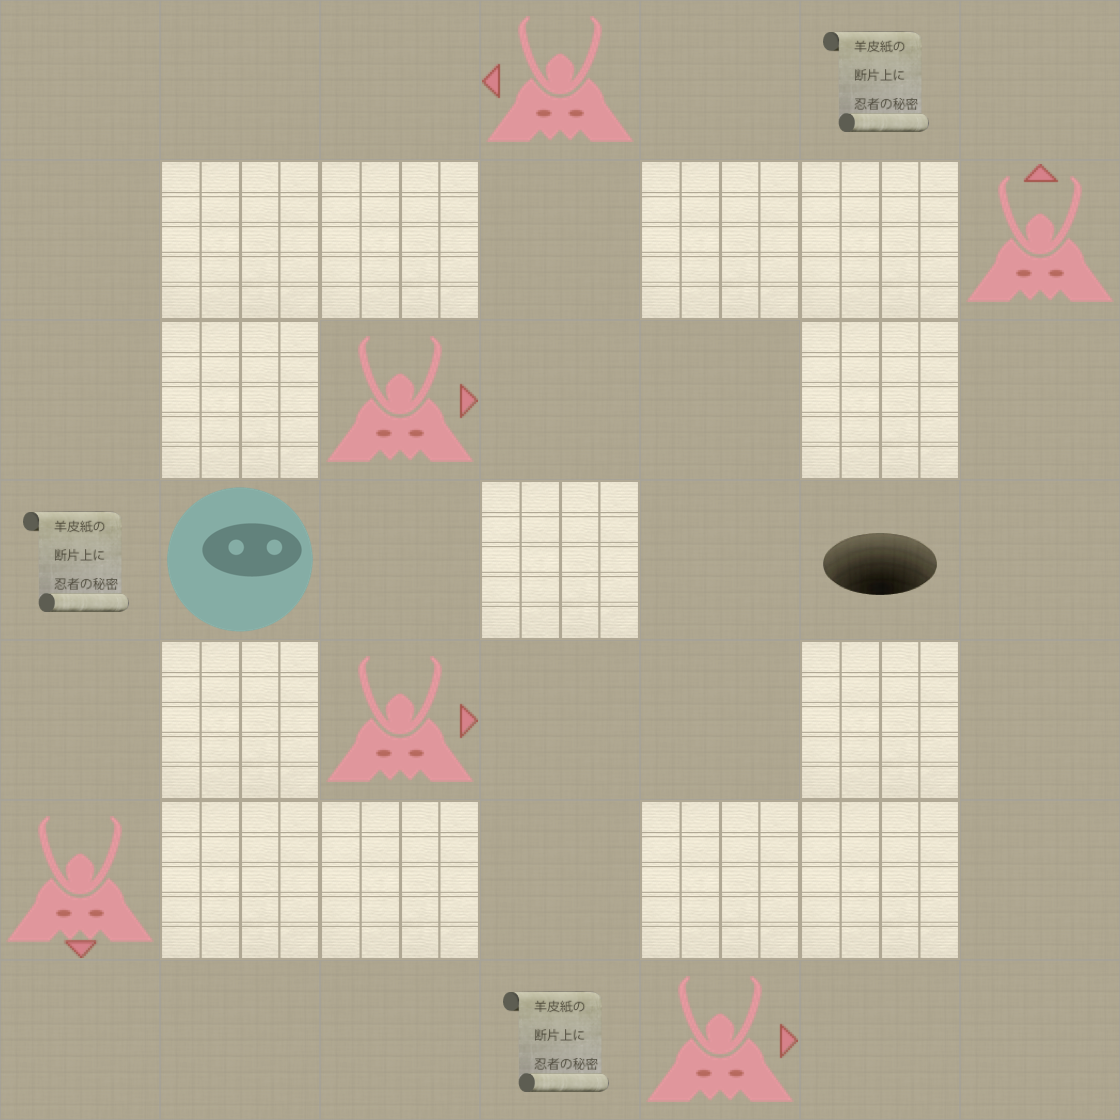

Tiled map render using the project's own tile images. Description and the map definition, with tile-layer contents summarised, below:
An orthogonal 7x7 tile map with 160x160 px tiles, 2 tile layers (Level, Actors).

<map version="1.0" orientation="orthogonal" width="7" height="7" tilewidth="160" tileheight="160">
 <properties>
  <property name="moves" value="18" />
 </properties>
 <tileset firstgid="1" name="tiles" tilewidth="160" tileheight="160" spacing="2" margin="2">
  <image source="tiles-ipadhd.png" width="1024" height="1024" />
  <tile id="0">
   <properties>
    <property name="actor" value="exit" />
   </properties>
  </tile>
  <tile id="2">
   <properties>
    <property name="actor" value="guard" />
    <property name="direction" value="down" />
   </properties>
  </tile>
  <tile id="3">
   <properties>
    <property name="actor" value="guard" />
    <property name="direction" value="left" />
   </properties>
  </tile>
  <tile id="4">
   <properties>
    <property name="actor" value="guard" />
    <property name="direction" value="right" />
   </properties>
  </tile>
  <tile id="5">
   <properties>
    <property name="actor" value="guard" />
    <property name="direction" value="up" />
   </properties>
  </tile>
  <tile id="7">
   <properties>
    <property name="actor" value="player" />
   </properties>
  </tile>
  <tile id="8">
   <properties>
    <property name="actor" value="scroll" />
   </properties>
  </tile>
  <tile id="9">
   <properties>
    <property name="wall" value="1" />
   </properties>
  </tile>
 </tileset>
 <layer name="Level" width="7" height="7">
  <data>[49 cells, 49 non-empty, 2 distinct tile ids]</data>
 </layer>
 <layer name="Actors" width="7" height="7">
  <data>[49 cells, 11 non-empty, 7 distinct tile ids]</data>
 </layer>
</map>
